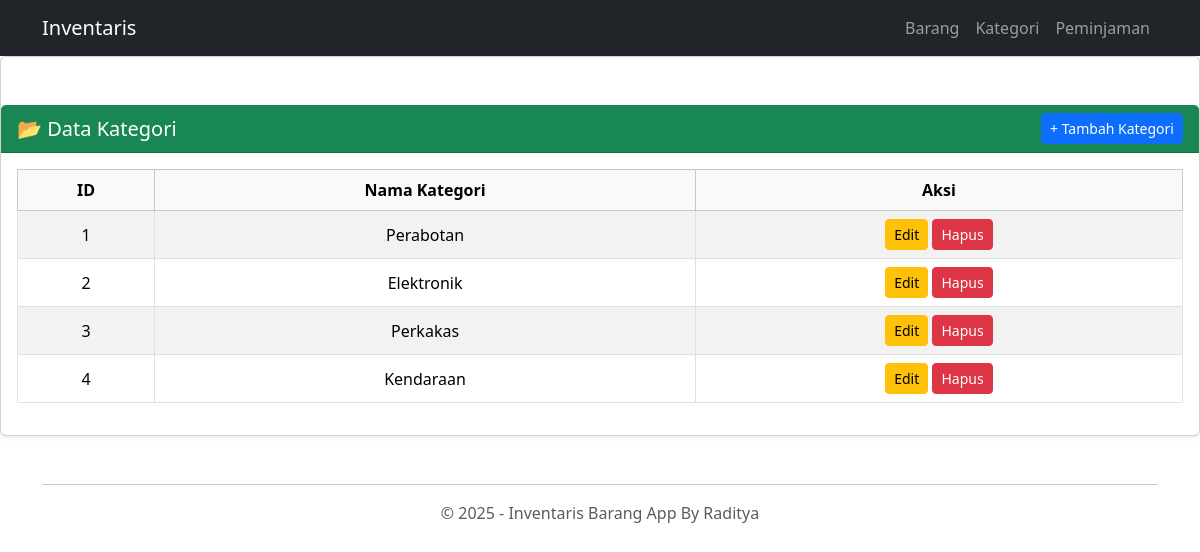
Page /index.php/kategori on the committed database.
### tables this page shows
CREATE TABLE `kategori` (
  `id_kategori` int(11) NOT NULL,
  `nama_kategori` varchar(100) NOT NULL
);

### application/controllers/Kategori.php (called while the page is built, shortened)
<?php
class Kategori extends CI_Controller {
    public function __construct() {
        $this->load->model('Kategori_model');
    }
    public function index() {
        $data['kategori'] = $this->Kategori_model->get_all();
        $this->load->view('templates/header');
        $this->load->view('kategori/index', $data);
        $this->load->view('templates/footer');
    }
}

### index.php (called while the page is built, shortened)
<?php
require_once BASEPATH.'core/CodeIgniter.php';

### application/models/Kategori_model.php (called while the page is built, shortened)
<?php
class Kategori_model extends CI_Model {
    public function get_all() {
        return $this->db->get('kategori')->result();
    }
}

### application/views/kategori/index.php (the view)
<div class="card shadow-sm">
    <div class="card-header bg-success mt-5 text-white d-flex justify-content-between align-items-center">
        <h5 class="mb-0">📂 Data Kategori</h5>
        <a href="<?= base_url('index.php/kategori/tambah') ?>" class="btn btn-primary btn-sm">+ Tambah Kategori</a>
    </div>
    <div class="card-body">
        <div class="table-responsive">
            <table class="table table-bordered table-striped align-middle text-center">
                <thead class="table-light">
                    <tr>
                        <th>ID</th>
                        <th>Nama Kategori</th>
                        <th>Aksi</th>
                    </tr>
                </thead>
                <tbody>
                    <?php foreach ($kategori as $row): ?>
                        <tr>
                            <td><?= $row->id_kategori ?></td>
                            <td><?= $row->nama_kategori ?></td>
                            <td>
                                <a href="<?= base_url('index.php/kategori/edit/'.$row->id_kategori) ?>" class="btn btn-warning btn-sm">Edit</a>
                                <a href="<?= base_url('index.php/kategori/hapus/'.$row->id_kategori) ?>" class="btn btn-danger btn-sm" onclick="return confirm('Yakin ingin hapus?')">Hapus</a>
                            </td>
                        </tr>
                    <?php endforeach; ?>
                </tbody>
            </table>
        </div>
    </div>
</div>

### application/views/templates/header.php (style rules this page uses)
body { display: flex; flex-direction: column; min-height: 100vh; }

### rows in the picture
kategori: id_kategori "1", nama_kategori "Perabotan"
kategori: id_kategori "2", nama_kategori "Elektronik"
kategori: id_kategori "3", nama_kategori "Perkakas"
kategori: id_kategori "4", nama_kategori "Kendaraan"
